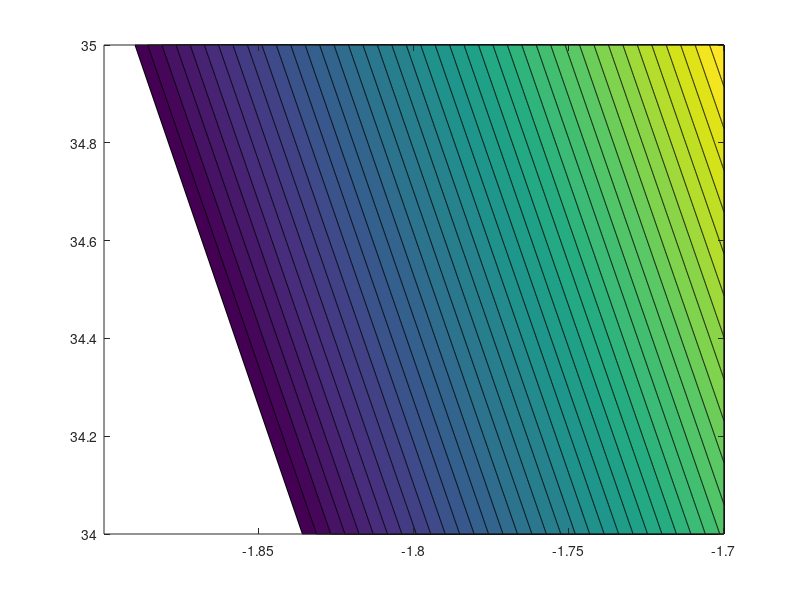

This figure's MATLAB source: (Note: this script raises an error after producing the figure.)
%%% Calculate salt fluxes using the 2-equation model of Schmidt et al.
%%% (2004) or Holland & Jenkins (199)

%%% Constants
L0 = 3.34e5; %%% Latent heat of melting at 0 deg C (J/kg)
cw = 3974; %%% Specific heat capacity of water (J/kg/C)
ci = 2060; %%% Specific heat capacity of ice (J/kg/C)
rhow = 1025; %%% Reference density of water (kg/m^3)
rhoi = 920; %%% Reference density of ice (kg/m^3)
kapi = 1.14e-6; %%% Molecular thermal diffusivity of ice (m^2/s)
gamT = 6e-5; %%% Thermal turbulent exchange velocity (m/s)
delh = 1; %%% Ice thickness (m)
fS = 0.14; %%% Ice salinity retention (dimensionless)
mu = 0.054; %%% Linear freezing temperature coefficient (C/psu)
Ti = -5; %%% Ice temperature (C)
Si = 5; %%% Ice salinity (psu)
lam = rhoi*ci*kapi; %%% Vertical temperature diffusivity in ice (J/C/m/s)

%%% Variables
Ly = 1000;
yy = 0:1:Ly;
To = -1.9 + 0.2*yy/Ly; %%% Ocean temperature (C)
So = 34.0 + 1.0*yy/Ly; %%% Ocean salinity (psu)
[SSo TTo] = meshgrid(So,To);
SSb = SSo; %%% Boundary layer salinity (psu)
TTb = -mu*SSb; %%% Boundary layer temperature (C)
TTib = zeros(size(TTo));
SSib = zeros(size(SSo));

Fdiff = -lam*(Ti-TTb)/delh;
Fturb = rhow*cw*gamT*(TTb-TTo);
Fm_sign = -sign(Fdiff+Fturb);

%%% Source T/S depend on whether melting or freezing is taking place
TTib(Fm_sign>=0) = Ti;
SSib(Fm_sign>=0) = Si;
TTib(Fm_sign<0) = TTb(Fm_sign<0);
SSib(Fm_sign<0) = fS*SSb(Fm_sign<0);

%%% Internal energies
Eb = cw*TTb; 
Eo = cw*TTo; 
Eib = -L0 + ci*TTib;

%%% Downward mass, heat and salt fluxes
Fm = - (Fdiff+Fturb)./(Eb-Eib);
Fm(TTo < TTb) = NaN;
FH = -Fdiff + Fm.*Eib;
FS = Fm.*SSib;

%%% Effective fluxes for the purpose of parametrisation
Fv = Fm/rhow;
FHeff = (FH - Fm.*Eo)/(rhow*cw);
FSeff = (FS - Fm.*SSo)/rhow;

figure(1);
clf;
contourf(TTo,SSo,Fm,40);
hold on;
contour(TTo,SSo,Fm,[0 0],'EdgeColor','w');
hold off;
colorbar;

figure(2);
clf;
contourf(TTo,SSo,FHeff*rhow*cw,40);
hold on;
contour(TTo,SSo,FHeff,[0 0],'EdgeColor','w');
hold off;
colorbar;

figure(3);
clf;
contourf(TTo,SSo,FSeff,40);
hold on;
contour(TTo,SSo,FSeff,[0 0],'EdgeColor','w');
hold off;
colorbar;